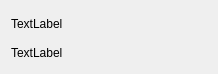
<?xml version="1.0" encoding="UTF-8"?>
<ui version="4.0">
 <class>UserWidget</class>
 <widget class="QWidget" name="UserWidget">
  <property name="geometry">
   <rect>
    <x>0</x>
    <y>0</y>
    <width>218</width>
    <height>74</height>
   </rect>
  </property>
  <property name="minimumSize">
   <size>
    <width>210</width>
    <height>60</height>
   </size>
  </property>
  <property name="maximumSize">
   <size>
    <width>218</width>
    <height>74</height>
   </size>
  </property>
  <property name="windowTitle">
   <string>Form</string>
  </property>
  <layout class="QVBoxLayout" name="verticalLayout">
   <item>
    <widget class="QLabel" name="label_user">
     <property name="minimumSize">
      <size>
       <width>200</width>
       <height>25</height>
      </size>
     </property>
     <property name="maximumSize">
      <size>
       <width>200</width>
       <height>25</height>
      </size>
     </property>
     <property name="text">
      <string>TextLabel</string>
     </property>
    </widget>
   </item>
   <item>
    <widget class="QLabel" name="label_wis">
     <property name="minimumSize">
      <size>
       <width>200</width>
       <height>25</height>
      </size>
     </property>
     <property name="maximumSize">
      <size>
       <width>200</width>
       <height>25</height>
      </size>
     </property>
     <property name="text">
      <string>TextLabel</string>
     </property>
    </widget>
   </item>
  </layout>
 </widget>
 <resources/>
 <connections/>
</ui>
